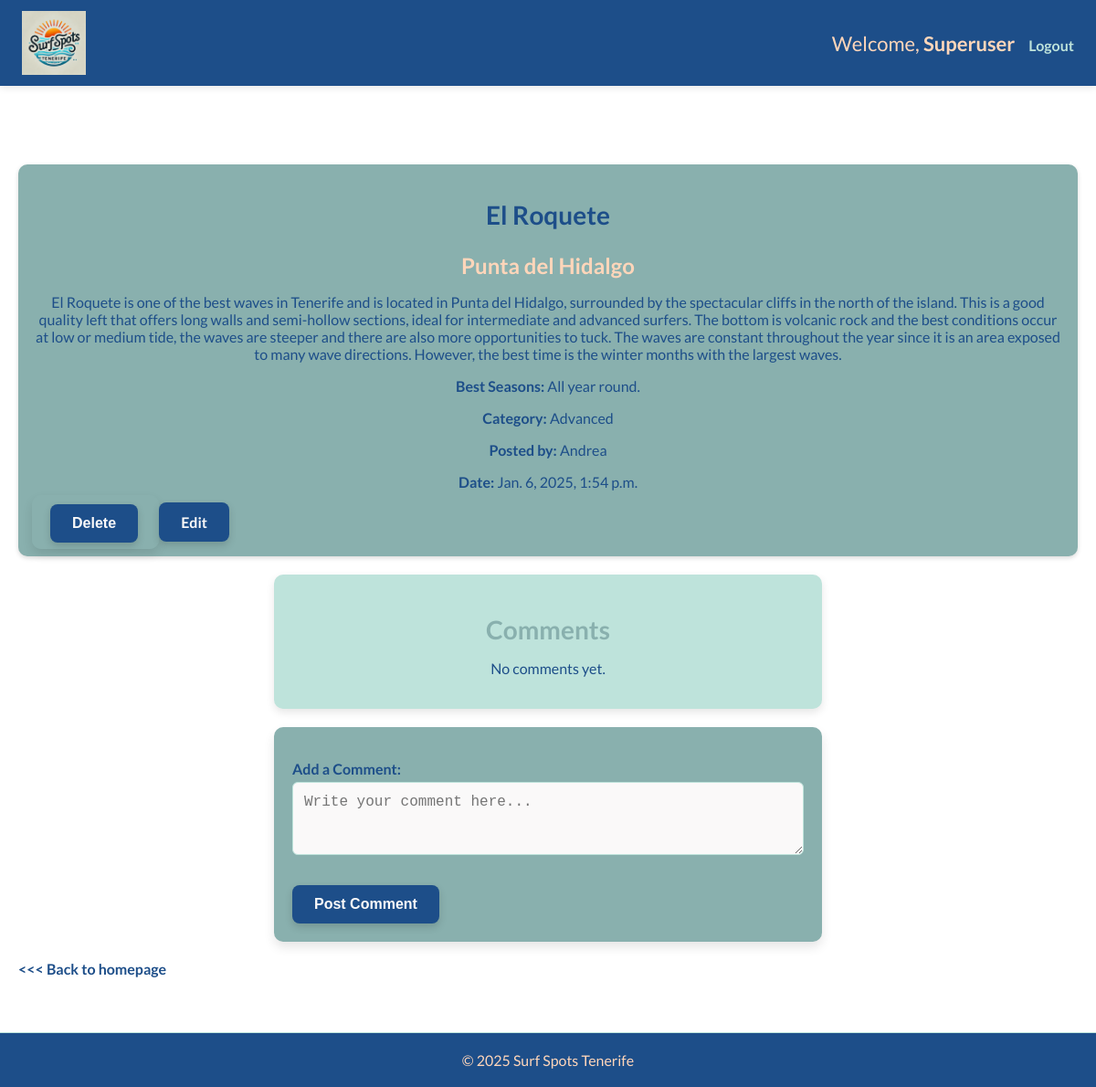
Before: /users/surf_spots/detail/6/ (signed in) with the older database file.
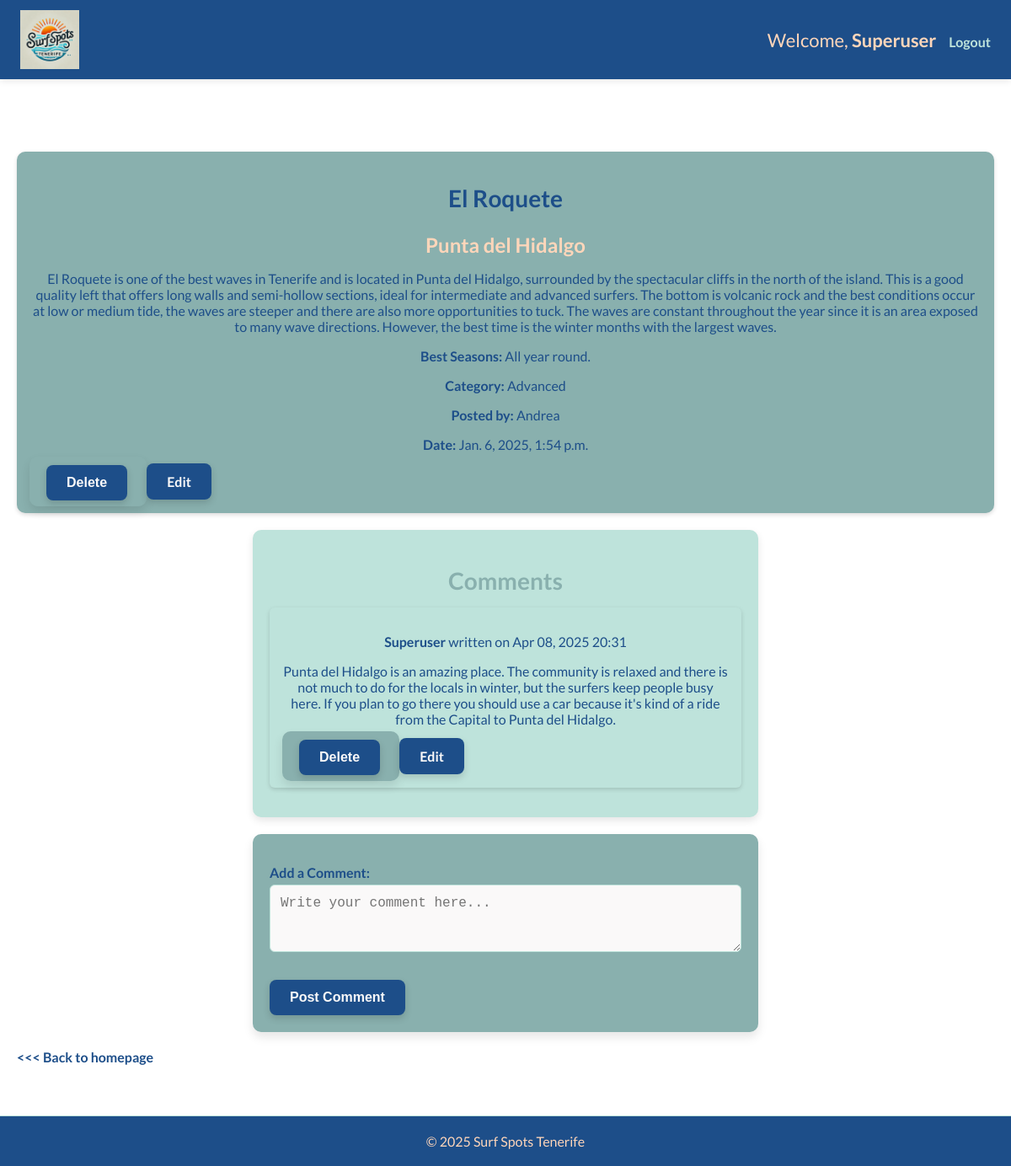
After: the same page with the newer database file.
### users_account/models.py (models this page shows, shortened)
class NovaUser(AbstractUser):
    pass

class SurfSpot(models.Model):
    CATEGORY_CHOICES = [
        ("Beginner", "Beginner"),
        ("Advanced", "Advanced"),
        ("For Everyone", "For Everyone"),
    ]
    title = models.CharField(max_length=50)
    location = models.CharField(max_length=50)
    description = models.TextField()
    best_seasons = models.CharField(max_length=300, blank=True, null=True)
    category = models.CharField(max_length=20, choices=CATEGORY_CHOICES, default="For Everyone") # New category field
    user = models.ForeignKey(settings.AUTH_USER_MODEL, on_delete=models.CASCADE)
    created_at = models.DateTimeField(auto_now_add=True)

class Comment(models.Model):
    surf_spot = models.ForeignKey(SurfSpot, on_delete=models.CASCADE, related_name="comments")#a foreign key to the Surf Spot linking to each comment.
    user = models.ForeignKey(settings.AUTH_USER_MODEL, on_delete=models.CASCADE)
    content = models.TextField() #content of the comment
    created_at = models.DateTimeField(auto_now_add=True) # timestamp when was the comment created

### users_account/views.py (the view)
# urls.py: path('surf_spots/detail/<int:spot_id>/', views.surf_spot_detail, name='surf_spot_detail'),
@login_required
def surf_spot_detail(request, spot_id):
    form = CommentForm()
    surf_spot = get_object_or_404(SurfSpot, id=spot_id)
    return render(request, 'users_account/surf_spot_detail.html', {'surf_spot': surf_spot, 'comment_form': form})

### users_account/forms.py
class CommentForm (forms.ModelForm):
    class Meta:
        model = Comment
        fields = ['content'] # Only include the content field for user input
        widgets = {
            'content': forms.Textarea(attrs={
                'class': 'form-control',
                'placeholder': 'Write your comment here...',
                'rows': 3,
            })
        }
        labels = {
            'content': 'Add a Comment',
        }

### users_account/templates/users_account/surf_spot_detail.html (shortened to what this page needs)
{% extends 'base.html' %}
{% block content %}
<div class="main-content">
    <div class="surf-spot">
        <h2 class="spot-title">{{ surf_spot.title }}</h2>
        <h3><strong> {{ surf_spot.location }} </strong></h3>
        <p>{{ surf_spot.description }}</p>
        <p><strong>Best Seasons:</strong> {{ surf_spot.best_seasons }}</p>
        <p><strong>Category:</strong> {{ surf_spot.category }}</p>
        <p><strong>Posted by:</strong> {{ surf_spot.user.username }}</p>
        <p><strong>Date:</strong> {{ surf_spot.created_at }}</p>
        {% if request.user.is_superuser or surf_spot.user == request.user %}
        <form method="POST" action="{% url 'delete_post' surf_spot.id %}" style="display:inline;">
            <button type="submit" class="btn-primary"
                onclick="return confirm('Are you sure you want to delete this surf spot?');">Delete</button>
        </form>
        <a href="{% url 'edit_post' surf_spot.id %}" class="edit-btn">Edit</a>
        {% endif %}
    </div>
    <div class="comments-section">
        <h2>Comments</h2>
        {% if surf_spot.comments.exists %}
        {% for comment in surf_spot.comments.all %}
        <div class="comment">
            <p><strong>{{ comment.user.username }}</strong> written on {{ comment.created_at|date:"M d, Y H:i" }}
            </p>
            <p>{{ comment.content }}</p>
            {% if request.user.is_superuser or comment.user == request.user %}
            <form method="POST" action="{% url 'delete_comment' comment.id %}" style="display:inline;">
                <button type="submit" class="btn-primary">Delete</button>
            </form>
            <a href="{% url 'edit_comment' comment.id %}" class="edit-btn">Edit</a>
            {% endif %}
        </div>
        {% endfor %}
        {% else %}
        <p>No comments yet.</p>
        {% endif %}
    </div>
    {% if request.user.is_authenticated %}
    <div class="comment-form">
        <form method="POST" action="{% url 'add_comment' surf_spot.id %}">
            {{ comment_form.as_p }}
            <button type="submit" class="btn-primary">Post Comment</button>
        </form>
    </div>
    <a href="{% url 'home' %}" class="link">
        <<< Back to homepage</a>
            {% else %}
            <p>You must <a href="{% url 'login' %}">Log in</a> to post a comment.</p>
            {% endif %}
</div>
{% endblock %}

### templates/base.html (shortened to what this page needs)
{% load static %}
<!DOCTYPE html>
<html lang="en">
<head>
    <link rel="stylesheet" href="{% static 'css/styles.css' %}">
</head>
<body>
    <nav class="navbar">
        <div class="nav-container">
            <a href="{% url 'home' %}" class="logo">
                <img src="{% static 'images/logo.png' %}" alt="Surf Spots Logo" class="logo-img">
            </a>
            <ul class="nav-links">
                {% if request.user.is_authenticated %}
                <li>Welcome, <strong>{{ request.user.username }}</strong></li>
                <li><a href="{% url 'logout' %}" class="nav-link">Logout</a></li>
                {% else %}
                <li><a href="{% url 'login' %}" class="nav-link">Login</a></li>
                {% endif %}
            </ul>
        </div>
    </nav>
    <main>
        {% block content %}{% endblock %}
    </main>
    <footer>
        <p>&copy; 2025 Surf Spots Tenerife</p>
    </footer>
</body>
</html>

### static/css/styles.css (style rules this page uses)
:root { --light-orange: #FFD6BA; --light-green: #BEE3DB; --mint-green: #89B0AE; --dark: #1D4E89; --light: #FAF9F9; }
*, *::before, *::after { box-sizing: inherit; }
body, html { margin: 0; padding: 0; box-sizing: border-box; font-family: 'Lato', sans-serif; overflow-x: hidden; scroll-behavior: smooth; }
.navbar { background-color: var(--dark); padding: 12px 24px; position: fixed; top: 0; left: 0; width: 100%; z-index: 1000; box-shadow: 0 2px 8px rgba(0, 0, 0, 0.1); color: var(--light); }
.nav-container { display: flex; justify-content: space-between; align-items: center; flex-wrap: wrap; max-width: 1200px; margin: 0 auto; }
.nav-links { list-style: none; display: flex; flex-wrap: wrap; align-items: center; gap: 15px; }
.nav-links li { color: var(--light-orange); }
.nav-links a { text-decoration: none; color: var(--light-green); font-weight: bold; font-size: 16px; transition: color 0.3s ease; }
.logo { display: flex; align-items: center; gap: 12px; color: var(--light-orange); font-weight: bold; text-decoration: none; font-size: 22px; }
.logo-img { height: 70px; width: auto; }
h1, h2, h3, p { margin-bottom: 15px; text-align: center; color: var(--dark); }
h2 { font-size: clamp(20px, 4vw, 28px); color: var(--mint-green); }
h3 { font-size: clamp(18px, 3vw, 24px); color: var(--light-orange); }
p, li, .nav-links a { font-size: clamp(18px, 2.5vw, 22px); }
p, form label, form input, form textarea, form select, .nav-links a, .comment, .surf-spot, button { font-size: clamp(14px, 2.5vw, 16px); }
button, .btn-primary, .delete-btn, .edit-btn, .post-comment-btn { background-color: var(--dark); color: var(--light); border: none; padding: 12px 24px; border-radius: 8px; font-size: 16px; font-weight: bold; cursor: pointer; text-decoration: none; box-shadow: 0 4px 8px rgba(0, 0, 0, 0.15); transition: all 0.3s ease-in-out; }
a { cursor: pointer; color: var(--dark); text-decoration: none; transition: transform 0.2s ease, color 0.2s ease; font-weight: 700; }
main { padding-top: 80px; }
.main-content { padding: 20px; padding-top: 100px; margin: 0 auto; max-width: 1200px; }
.spot-title { color: var(--dark); }
form { background: var(--mint-green); padding: 20px; border-radius: 10px; box-shadow: 0 6px 12px rgba(0, 0, 0, 0.1); margin: 20px auto; width: 100%; max-width: 600px; color: var(--dark); }
form label { display: flex; font-weight: bold; margin-bottom: 5px; margin-top: 0; }
form input, form textarea, form select { width: 100%; padding: 12px; margin-bottom: 15px; border: 1px solid var(--light-green); border-radius: 6px; font-size: 16px; background-color: var(--light); }
.surf-spot { background: var(--mint-green); padding: 15px; border-radius: 10px; margin-bottom: 20px; box-shadow: 0 2px 5px rgba(0, 0, 0, 0.15); color: white; }
.comments-section { background-color: var(--light-green); padding: 20px; border-radius: 10px; box-shadow: 0 4px 10px rgb(0, 0, 0, 0.1); max-width: 600px; margin: 20px auto; }
.comment { padding: 15px; margin-bottom: 15px; background-color: var(--light-green); border-radius: 6px; color: var(--dark); box-shadow: 0 2px 5px rgba(0, 0, 0, 0.15); }
footer { background-color: var(--dark); color: var(--light-orange); padding: 20px; text-align: center; font-size: 16px; margin-top: 40px; border-top: 1px solid var(--light-green); position: relative; z-index: 10; }
footer p { margin: 0; color: var(--light-orange); text-align: center; }

Changed rows visible on the page:
added Comment: user.username "Superuser", created_at "Apr 08, 2025 20:31", content "Punta del Hidalgo is an amazing place. The community is relaxed and there is not much to do for the locals in winter, but the surfers keep people busy here. If you plan to go there you should use a car because it's kind of a ride from the Capital to Punta del Hidalgo."
Other visible differences:
text no longer shown: "No comments yet."
